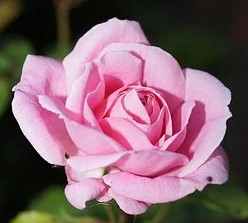
%> input picture Put test set here/rose/flower-358650__340.jpg, 248 x 223 px; its folder holds only this picture in this run
$ octave extract_flower_all.m   (GNU Octave 9; MATLAB toolbox functions it lacks are replaced by stand-ins)
%> lines starting %> are read from the running program, lines starting %| are printed output that depends on the picture; in (x1, y1, x2, y2) boxes, pixels count from 0 and x2, y2 are one past the last pixel; in counts of white or black regions, pixels touching at a corner belong together; the program's own positions count from 1
### flower_extract.m
function output = flower_extract(im_org, ncolor, brightness);
im_tang = uint8(((double(im_org)/255).^brightness)*255);
im_org = im_tang;
cform = makecform('srgb2lab'); % tao cau truc chuyen doi kenh mau rgb sang lab
lab = applycform(im_org, cform); % thuc hien chuyen doi kenh mau theo cau trau cform
ab = double(lab(:,:,2:3)); % lay 2 kenh mau a va b
nrows = size(ab,1); % lay kich thuoc hang
ncols = size(ab,2); % lay kich thuoc cot
ab = reshape(ab, nrows*ncols, 2); % bien doi ma tran ab thanh nrows*ncols hang va 2 cot
K = ncolor; % khoi tao 3 cluster
[cluster_idx, cluster_center] = kmeans(ab, K, 'distance', 'sqEuclidean', ...
    'Replicates', 3); % thuat toan kmeans phan loai cac diem pixel trong ab thanh 3 cum su dung kc Euclidean và moi phan cum lap lai 3 lan
pixel_labels = reshape(cluster_idx, nrows, ncols); % chuyen doi cac diem cluster_idx ma tran nrows hang va ncols cot
%imshow(pixel_labels, [])
segmented_images = cell(1,3); % tao mot mang size 1x3 chua cac empty matrix
rgb_label = repmat(pixel_labels, [1 1 3]); % tao ma tran 3 chieu co size nrowsxncolsx3
for k=1:K % duyet tung cum
    color = im_org; % copy anh goc
    color(rgb_label ~= k) = 0; % gan nhung diem pixel co cluster khac k hien tai thanh 0
    %color(rgb_label == k) = 255;
    segmented_images{k} = color; % gan ma tran color sau khi xu ly vao mang seg
end
output = segmented_images;

### extract_flower_all.m
% *****************************************
% PROGRAM CREATE MASK AND IMAGE GRAY FOR FLOWER USE KNN
% program created by DAO DUY NGU
% email: ddngu0110@gmail.com
% NOTE:
% - numbers folder in data == number class initialize
% *****************************************

% STRUCT FOLDER IMAGE
% .../data/
%          - daisy/
%                 - image1.tif (.jpg, ...)
%                 - image2.tif (.jpg, ...)
%                   ....
%          - rose/
%                 - image1.tif (.jpg, ...)
%                 - image2.tif (.jpg, ...)
%                   ....
%           .....
clc
clear
% path data
path_data = 'D:\ky_thuat_nhan_dang\datasets_seg\';
% initialization class
class = {'Rose', 'Daisy', 'Hibiscus', 'Lotus', 'Sunflower'};
mkdir([path_data, 'dataset_gray'])
mkdir([path_data, 'dataset_segment'])
for k = 1:length(class)
    mkdir([path_data, 'dataset_gray\', char(class(k))])
    mkdir([path_data, 'dataset_segment\', char(class(k))])
    % create path folder class
    path = strcat(path_data, char(class(k)), '\');
    % get all name file of folder image current
    list_file = dir([path, '*.jpg']);
    for i=1:length(list_file)
        % create path image of folder image current
        path_image = [path, list_file(i).name];
        % read image
        im_org = imread(path_image);
%> im_org is the input picture: size 223x248x3 uint8; mean R, G, B 131.2, 98.6, 109.9
        % filter gauss
        G = fspecial('gaussian',[3 3],2);
        Ig = imfilter(im_org,G,'same');
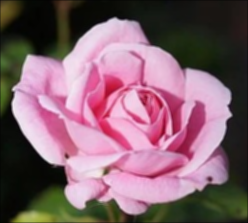
%> Ig: size 223x248x3 uint8; mean R, G, B 130.9, 98.4, 109.8
        %gray = rgb2gray(Ig);
        %gray = imadjust(gray, [0.3,0.7],[]);
        % extract flower use knn
        image = flower_extract(Ig, 2, 1);
%> in flower_extract, `lab = applycform(im_org, cform);`: lab: size 223x248x3 uint8; mean of channels 1, 2, 3 112.5, 141.5, 128.4
%> in flower_extract, `[cluster_idx, cluster_center] = kmeans(ab, K, 'distance', 'sqEuclidean..`: cluster_center = [158.7 121.1; 125.6 135.1]
%> in flower_extract, `pixel_labels = reshape(cluster_idx, nrows, ncols);`:
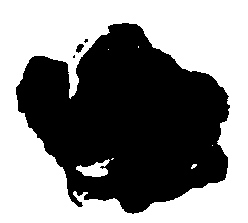
%> pixel_labels: size 223x248 double; values 1 (black) and 2 (white), 52% white; 4 black regions (2 under 20 px), largest, box (x1, y1, x2, y2) and area: (16, 23, 230, 214) 26484, (76, 44, 84, 53) 45
%> after the loop in flower_extract, `for k=1:K`:
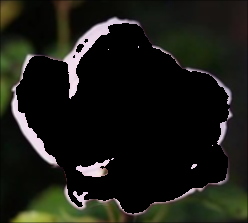
%> color: size 223x248x3 uint8; mean R, G, B 26.6, 27.5, 21
%> after the loop in flower_extract, `for k=1:K`: segmented_images = 3 items
%> image = 3 items
        for j=1:length(image)
            img = image{j};
            if length(size(img)) > 2
                % create path save mask and gray
                path_save_gray = strcat(path_data,'dataset_gray\',char(class(k)), 'aa-', string(j), list_file(i).name);
                path_save_mask = strcat(path_data,'dataset_segment\',char(class(k)), 'aa-\',string(j) ,list_file(i).name);
                % convert image extract -> gray
                img = rgb2gray(img);
                imwrite(img, char(path_save_gray))
                % convert image extract -> mask
                img(img > 0) = 255;
                imwrite(img, char(path_save_mask))
            end
        end
%> this loop made 3 passes
%> pass 1, `img = image{j};`:
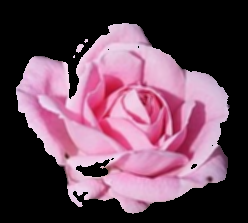
%> img: size 223x248x3 uint8; mean R, G, B 104.3, 70.9, 88.7
%> pass 1, `img = rgb2gray(img);`:
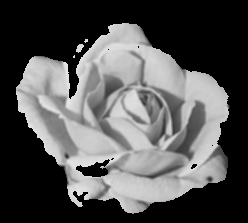
%> img: size 223x248 uint8; min 0, max 232, mean 82.9
%> pass 2, `img = rgb2gray(img);`:
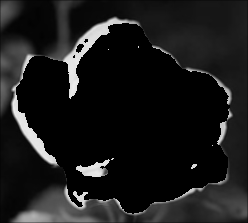
%> img: size 223x248 uint8; min 0, max 235, mean 26.5
    end
end
